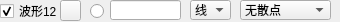
                   <widget class="QWidget" name="widget_12" native="true">
                    <property name="minimumSize">
                     <size>
                      <width>0</width>
                      <height>22</height>
                     </size>
                    </property>
                    <property name="maximumSize">
                     <size>
                      <width>16777215</width>
                      <height>22</height>
                     </size>
                    </property>
                    <widget class="QLineEdit" name="txtValueCurve12">
                     <property name="geometry">
                      <rect>
                       <x>110</x>
                       <y>0</y>
                       <width>71</width>
                       <height>20</height>
                      </rect>
                     </property>
                     <property name="text">
                      <string/>
                     </property>
                    </widget>
                    <widget class="QRadioButton" name="rdoBoldCurve12">
                     <property name="geometry">
                      <rect>
                       <x>90</x>
                       <y>3</y>
                       <width>16</width>
                       <height>16</height>
                      </rect>
                     </property>
                     <property name="text">
                      <string/>
                     </property>
                     <property name="checked">
                      <bool>false</bool>
                     </property>
                    </widget>
                    <widget class="QCheckBox" name="chkVisibleCurve12">
                     <property name="geometry">
                      <rect>
                       <x>0</x>
                       <y>3</y>
                       <width>60</width>
                       <height>16</height>
                      </rect>
                     </property>
                     <property name="text">
                      <string>波形12</string>
                     </property>
                     <property name="checked">
                      <bool>true</bool>
                     </property>
                    </widget>
                    <widget class="QPushButton" name="btnColourCurve12">
                     <property name="geometry">
                      <rect>
                       <x>60</x>
                       <y>0</y>
                       <width>21</width>
                       <height>21</height>
                      </rect>
                     </property>
                     <property name="text">
                      <string/>
                     </property>
                    </widget>
                    <widget class="QComboBox" name="cmbLineStyle12">
                     <property name="geometry">
                      <rect>
                       <x>190</x>
                       <y>0</y>
                       <width>41</width>
                       <height>20</height>
                      </rect>
                     </property>
                     <property name="currentIndex">
                      <number>1</number>
                     </property>
                     <item>
                      <property name="text">
                       <string>点</string>
                      </property>
                     </item>
                     <item>
                      <property name="text">
                       <string>线</string>
                      </property>
                     </item>
                     <item>
                      <property name="text">
                       <string>左</string>
                      </property>
                     </item>
                     <item>
                      <property name="text">
                       <string>右</string>
                      </property>
                     </item>
                     <item>
                      <property name="text">
                       <string>中</string>
                      </property>
                     </item>
                     <item>
                      <property name="text">
                       <string>积</string>
                      </property>
                     </item>
                    </widget>
                    <widget class="QComboBox" name="cmbScatterStyle12">
                     <property name="geometry">
                      <rect>
                       <x>240</x>
                       <y>0</y>
                       <width>91</width>
                       <height>20</height>
                      </rect>
                     </property>
                     <property name="focusPolicy">
                      <enum>Qt::WheelFocus</enum>
                     </property>
                     <property name="maxVisibleItems">
                      <number>20</number>
                     </property>
                     <item>
                      <property name="text">
                       <string>无散点</string>
                      </property>
                      <property name="icon">
                       <iconset resource="res.qrc">
                        <normaloff>:/pic/ssNone.png</normaloff>:/pic/ssNone.png</iconset>
                      </property>
                     </item>
                     <item>
                      <property name="text">
                       <string>x形</string>
                      </property>
                      <property name="icon">
                       <iconset resource="res.qrc">
                        <normaloff>:/pic/ssCross.png</normaloff>:/pic/ssCross.png</iconset>
                      </property>
                     </item>
                     <item>
                      <property name="text">
                       <string>+形</string>
                      </property>
                      <property name="icon">
                       <iconset resource="res.qrc">
                        <normaloff>:/pic/ssPlus.png</normaloff>:/pic/ssPlus.png</iconset>
                      </property>
                     </item>
                     <item>
                      <property name="text">
                       <string>空心圆</string>
                      </property>
                      <property name="icon">
                       <iconset resource="res.qrc">
                        <normaloff>:/pic/ssCircle.png</normaloff>:/pic/ssCircle.png</iconset>
                      </property>
                     </item>
                     <item>
                      <property name="text">
                       <string>实心圆</string>
                      </property>
                      <property name="icon">
                       <iconset resource="res.qrc">
                        <normaloff>:/pic/ssDisc.png</normaloff>:/pic/ssDisc.png</iconset>
                      </property>
                     </item>
                     <item>
                      <property name="text">
                       <string>矩形</string>
                      </property>
                      <property name="icon">
                       <iconset resource="res.qrc">
                        <normaloff>:/pic/ssSquare.png</normaloff>:/pic/ssSquare.png</iconset>
                      </property>
                     </item>
                     <item>
                      <property name="text">
                       <string>菱形</string>
                      </property>
                      <property name="icon">
                       <iconset resource="res.qrc">
                        <normaloff>:/pic/ssDiamond.png</normaloff>:/pic/ssDiamond.png</iconset>
                      </property>
                     </item>
                     <item>
                      <property name="text">
                       <string>星形</string>
                      </property>
                      <property name="icon">
                       <iconset resource="res.qrc">
                        <normaloff>:/pic/ssStar.png</normaloff>:/pic/ssStar.png</iconset>
                      </property>
                     </item>
                     <item>
                      <property name="text">
                       <string>正三角</string>
                      </property>
                      <property name="icon">
                       <iconset resource="res.qrc">
                        <normaloff>:/pic/ssTriangle.png</normaloff>:/pic/ssTriangle.png</iconset>
                      </property>
                     </item>
                     <item>
                      <property name="text">
                       <string>倒三角</string>
                      </property>
                      <property name="icon">
                       <iconset resource="res.qrc">
                        <normaloff>:/pic/ssTriangleInverted.png</normaloff>:/pic/ssTriangleInverted.png</iconset>
                      </property>
                     </item>
                     <item>
                      <property name="text">
                       <string>x框</string>
                      </property>
                      <property name="icon">
                       <iconset resource="res.qrc">
                        <normaloff>:/pic/ssCrossSquare.png</normaloff>:/pic/ssCrossSquare.png</iconset>
                      </property>
                     </item>
                     <item>
                      <property name="text">
                       <string>+框</string>
                      </property>
                      <property name="icon">
                       <iconset resource="res.qrc">
                        <normaloff>:/pic/ssPlusSquare.png</normaloff>:/pic/ssPlusSquare.png</iconset>
                      </property>
                     </item>
                     <item>
                      <property name="text">
                       <string>x圆</string>
                      </property>
                      <property name="icon">
                       <iconset resource="res.qrc">
                        <normaloff>:/pic/ssCrossCircle.png</normaloff>:/pic/ssCrossCircle.png</iconset>
                      </property>
                     </item>
                     <item>
                      <property name="text">
                       <string>+圆</string>
                      </property>
                      <property name="icon">
                       <iconset resource="res.qrc">
                        <normaloff>:/pic/ssPlusCircle.png</normaloff>:/pic/ssPlusCircle.png</iconset>
                      </property>
                     </item>
                     <item>
                      <property name="text">
                       <string>和平</string>
                      </property>
                      <property name="icon">
                       <iconset resource="res.qrc">
                        <normaloff>:/pic/ssPeace.png</normaloff>:/pic/ssPeace.png</iconset>
                      </property>
                     </item>
                    </widget>
                   </widget>
